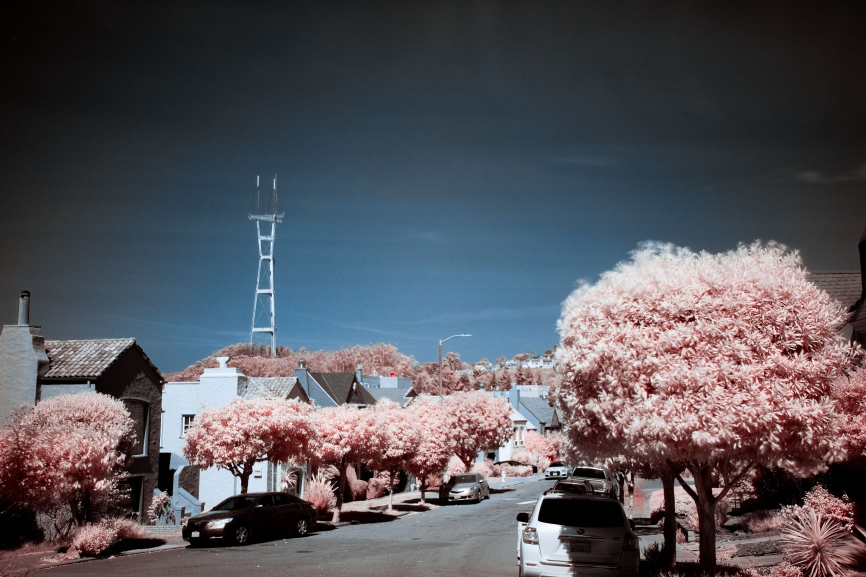
#> input picture red.jpg, 1732 x 1154 px (shown at 1/2 size)
$ python script.py
#> lines starting #> are read from the running program, lines starting #| are printed output that depends on the picture
import cv2

img=cv2.imread("red.jpg",0)
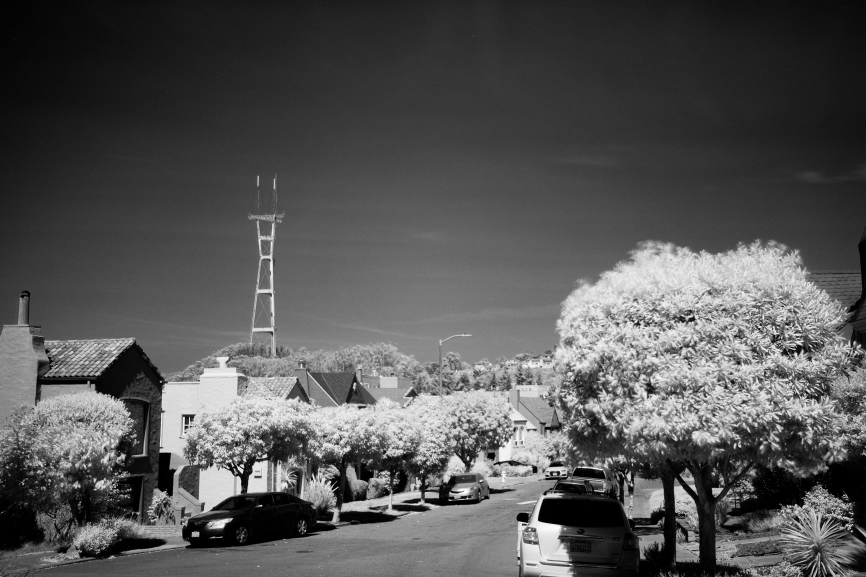
#> img: shape (1154, 1732) (shown at 1/2 size); min 0, max 255, mean 85

print(type(img))
#| <class 'numpy.ndarray'>
print(img)
#> (printed output is left out)
print(img.shape)
#| (1154, 1732)
print(img.ndim)
#| 2

resize_image=cv2.resize(img,(int(img.shape[1]/2),int(img.shape[0]/2)))
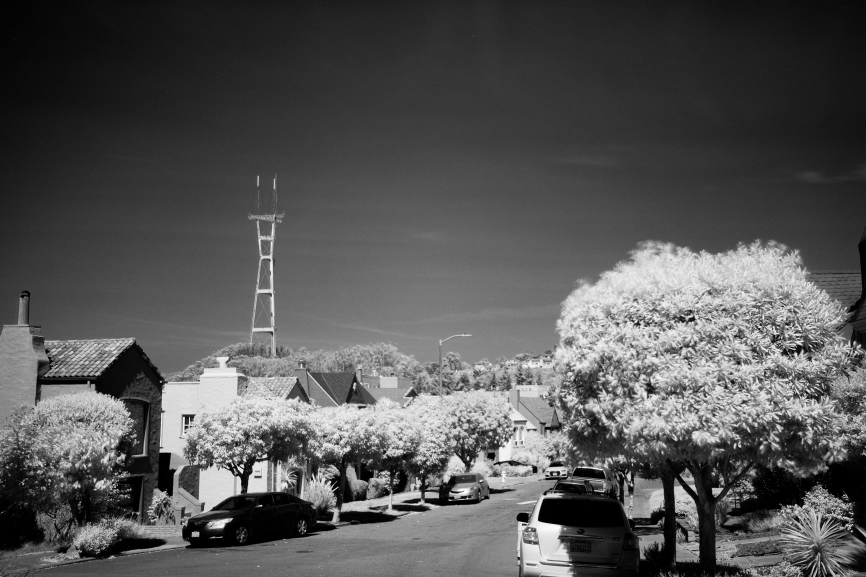
#> resize_image: shape (577, 866); min 0, max 255, mean 85.1
cv2.imshow("red",resize_image)
cv2.imwrite("red.jpg", resize_image)
cv2.waitKey(0)
cv2.destroyAllWindows()
